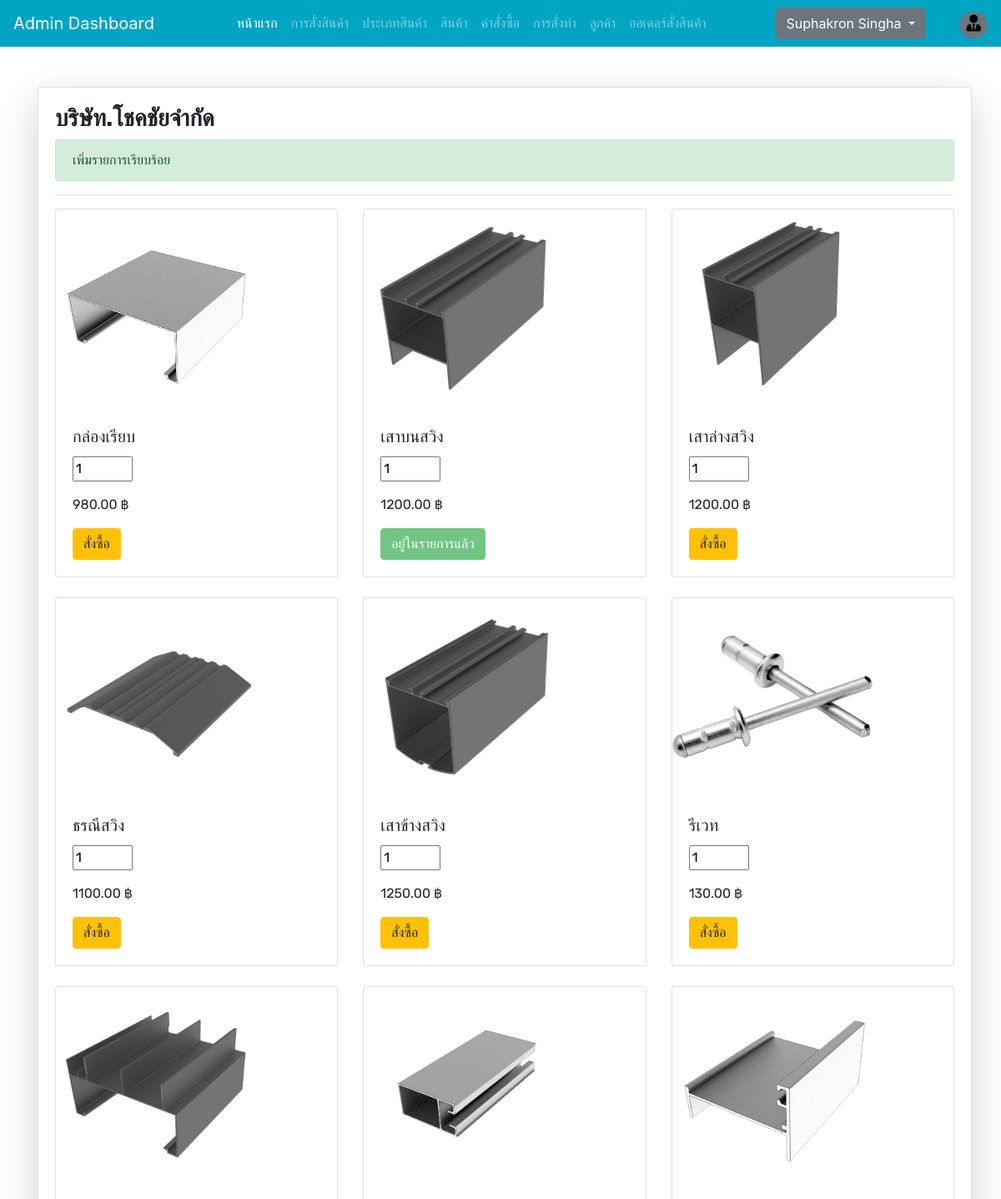
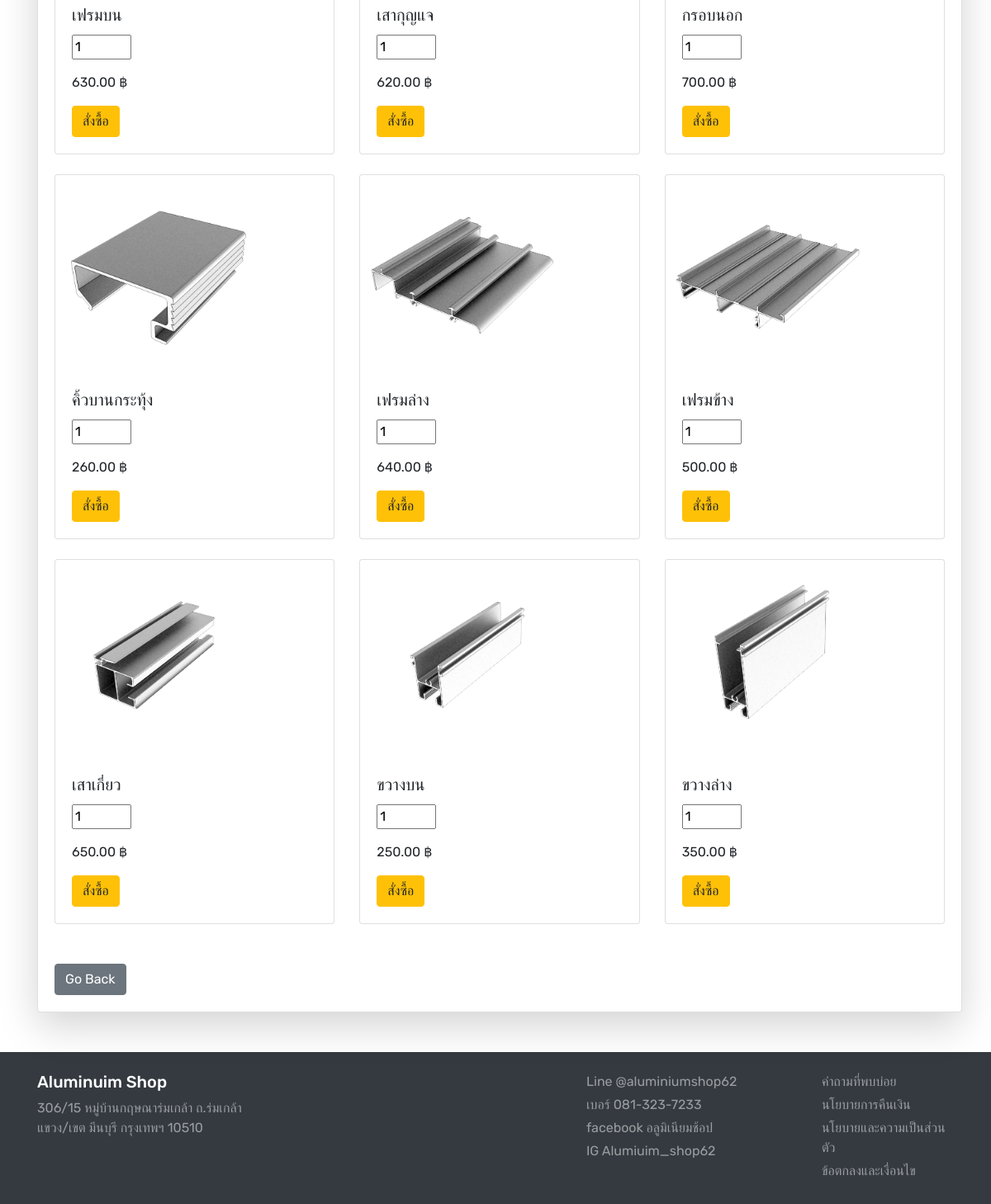
Page /admin/admincompanydetail.php?id=1 (signed in) on the committed database (2 pictures, top to bottom).
### tables this page shows
CREATE TABLE `company` (
  `company_id` int(11) NOT NULL,
  `company_name` varchar(255) NOT NULL,
  `Date` datetime NOT NULL DEFAULT current_timestamp(),
  `company_image` varchar(255) NOT NULL
);

CREATE TABLE `product` (
  `item_id` int(11) NOT NULL,
  `item_brand` int(11) NOT NULL,
  `item_name` varchar(255) NOT NULL,
  `item_price` double(10,2) NOT NULL,
  `item_image` varchar(255) NOT NULL,
  `item_register` datetime DEFAULT NULL,
  `item_qty` int(11) NOT NULL
);

### functions.php (called while the page is built, shortened)
<?php
require ('database/DBController.php');
require ('database/Product.php');
require ('database/Cart.php');
require ('database/Admin.php');
$db = new DBController();
$product = new Product($db);
$Cart = new Cart($db);
$adminOrder = new Admin($db);

### database/Admin.php (called while the page is built, shortened)
<?php
class Admin
{
    public $db = null;
    public function __construct(DBController $db)
    {
        $this->db = $db;
    }
    public function companydetails($company_id) {
        $result = mysqli_query($this->db->con,"SELECT company.company_id, company.company_name, product.item_id, product.item_name, product.item_price, product.item_image FROM companydetails
        INNER JOIN company ON company.company_id = companydetails.company_id
        INNER JOIN product ON product.item_id = companydetails.item_id
        WHERE company.company_id = '$company_id'");
        return $result;
    }
}

### database/DBController.php (called while the page is built, shortened)
<?php
class DBController
{
    protected $host = 'localhost';
    protected $user = 'root';
    protected $password = '';
    protected $database = "project";
    public function __construct()
    {
        $this->con = mysqli_connect($this->host, $this->user, $this->password, $this->database);
    }
}

### database/Product.php (called while the page is built, shortened)
<?php
class Product
{
    public $db = null;
    public function __construct(DBController $db)
    {
        $this->db = $db;
    }
    public function getData1($table = 'companydetails'){
        $result = $this->db->con->query("SELECT * FROM {$table} ");
        $resultArray = array();
        while ($item = mysqli_fetch_array($result, MYSQLI_ASSOC)){
            $resultArray[] = $item;
        }
        return $resultArray;
    }
}

### database/Cart.php (called while the page is built, shortened)
<?php
class Cart
{
    public function getCartId($cartArray = null, $key = "item_id"){
        if ($cartArray != null){
            $cart_id = array_map(function ($value) use($key){
                return $value[$key];
            }, $cartArray);
            return $cart_id;
        }
    }
}

### admin/admincompanydetail.php (the view, shortened to what this page needs)
<?php
    if ($_SESSION['admin_id'] == "") {
        header("location: adminlogin.php");
    } else {
?>
<?php
include ('adminheader.php');
?>
<?php
    $company_id = $_GET['id'];
    $sql = $adminOrder->companydetails($company_id);
    while($row1 = mysqli_fetch_array($sql)) {
        $company = $row1['company_name'];
    }
    $in_cart = $Cart->getCartId($product->getData1('admincart'));
?>
<br>
<br>
    <div class="container">
        <div class="row">
            <div class="col-md-3">
                <div class="card shadow-lg p-30 card-responsive" style="width: 70rem;">
                    <div class="card-body">
                        <div class="font-rubik ">
                            <h3><strong><?php echo $company; ?></strong></h3>
                                <?php if (isset($_SESSION['success'])) { ?>
                                    <div class="alert alert-success">
                                        <?php
                                            echo $_SESSION['success'];
                                        ?>
                                    </div>
                                <?php } ?>
                            <hr>
                            <div class="row row-cols-1 row-cols-md-3">
                                <?php
                                    $sql = $adminOrder->companydetails($company_id);
                                    while($row = mysqli_fetch_array($sql)) {
                                ?>
                                <form action="admincompanyitem.php" method="post">
                                    <div class="col mb-4">
                                        <div class="card">
                                            <img src="../<?php echo $row['item_image']; ?>" class="card-img-top" style="width: 15rem;" alt="...">
                                            <div class="card-body">
                                                <h5 class="card-title"><?php echo $row['item_name']; ?></h5>
                                                <p class="card-text"><input type="number" value="1" name="item_qty" min='1' max='500'></p>
                                                <p class="card-text"><?php echo $row['item_price']; ?> ฿</p>
                                                <?php
                                                    if (in_array($row['item_id'], $in_cart ?? [])){
                                                        echo '<button type="submit" disabled class="btn btn-success font-size-18">อยู่ในรายการแล้ว</button>';
                                                    }else{
                                                        echo '<button type="submit" name="submit" class="btn btn-warning font-size-18">สั่งซื้อ</button>';
                                                    }
                                                ?>
                                            </div>
                                        </div>
                                    </div>
                                </form>
                                <?php
                                    }
                                ?>
                            </div>
                            <br>
                            <a href="admincompany.php" class="btn btn-secondary">Go Back</a>
                        </div>
                    </div>
                </div>
            </div>
        </div>
    </div>
<br>
<br>
<?php
include ('adminfooter.php');
?>
<?php
}
?>

### style.css (style rules this page uses)
button, button:focus { outline: none !important; box-shadow: none !important; }
.font-rubik { font-family: "Rubik", cursive; }

### rows in the picture
company: company_name "บริษัท.โชคชัยจำกัด", product.item_image (picture), product.item_name "กล่องเรียบ", product.item_price "980.00", shows "สั่งซื้อ", product.item_name "เสาบนสวิง", product.item_price "1200.00", product.item_name "เสาล่างสวิง", product.item_name "ธรณีสวิง", product.item_price "1100.00", product.item_name "เสาข้างสวิง", product.item_price "1250.00", product.item_name "รีเวท", product.item_price "130.00", product.item_name "เฟรมบน", product.item_price "630.00", product.item_name "เสากุญแจ", product.item_price "620.00", product.item_name "กรอบนอก", product.item_price "700.00", product.item_name "คิ้วบานกระทุ้ง", product.item_price "260.00", product.item_name "เฟรมล่าง", product.item_price "640.00", product.item_name "เฟรมข้าง", product.item_price "500.00", product.item_name "เสาเกี่ยว", product.item_price "650.00", product.item_name "ขวางบน", product.item_price "250.00", product.item_name "ขวางล่าง", product.item_price "350.00"

### other values in the picture
$_SESSION['A_fullname'] "Suphakron Singha"
$_SESSION['success'] "เพิ่มรายการเรียบร้อย"
